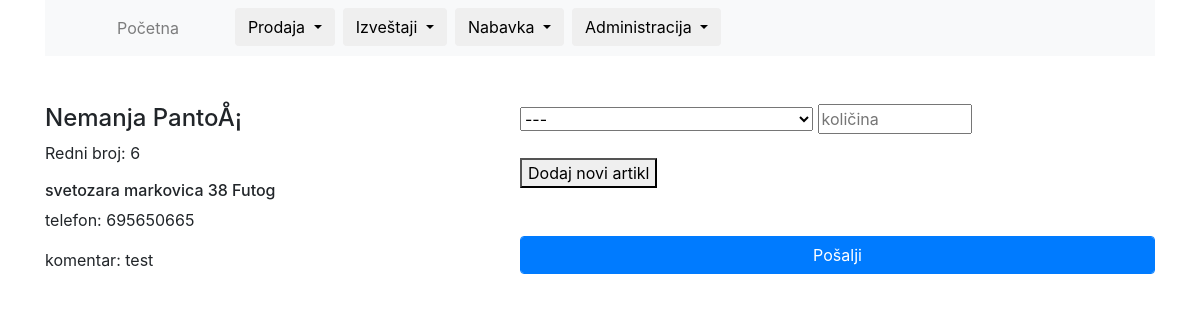
The app's page /select-articles/6 (signed in) with its own data.
### tables this page shows
CREATE TABLE `clients` (
  `id` int(11) NOT NULL,
  `name` varchar(25) NOT NULL,
  `surname` varchar(25) NOT NULL,
  `adress` varchar(50) NOT NULL,
  `city` varchar(25) NOT NULL,
  `phone` varchar(12) NOT NULL,
  `note` varchar(100) NOT NULL
);

### includes/functions.php (called while the page is built, shortened)
<?php
if (isset($_SERVER['REQUEST_URI'])) {
    $params = explode("/", ltrim($_SERVER['REQUEST_URI'], "/"));
}
function getAll($table, $id = null)
{
    global $conn;
    if ($id) {
        $sql = "SELECT * FROM $table where id=$id ORDER BY id DESC";
    } else {
        $sql = "SELECT * FROM $table ORDER BY id DESC ";
    }
    $statement = $conn->prepare($sql);
    $statement->execute();
    $statement->setFetchMode(PDO::FETCH_ASSOC);
    return $statement->fetchAll();
}
function getOne($table, $id)
{
    global $conn;
    $sql = "SELECT * FROM $table WHERE id = $id";
    $statement = $conn->prepare($sql);
    $statement->execute();
    $statement->setFetchMode(PDO::FETCH_ASSOC);
    return $statement->fetch();
}
function getArticlesBox()
{
    $articles = getAll('articles');
    return $articles;
}
function getClient($id)
{
    $client = getOne('clients', $id);
    return $client;
}

### select-articles.php (the view, shortened to what this page needs)
<?php
$client = getClient($params[1]);
?>
<div class="row">
    <div class="col-4">
       <h4 class="mt-5"> <?php echo $client["name"] . " " . $client["surname"] ?>  </h4>
       <p>Redni broj: <?php echo $client["id"] ?></p>
        <h6><?php echo $client["adress"] . " " . $client["city"] ?></h6>
       <p>telefon: <?php echo $client["phone"] ?> </p>
        <p>komentar: <?php echo $client["note"] ?> </p>
    </div>
<div class="col-1"></div>
<div class="col-7 mt-5">
    <form method="post" action="/save-order">
    <div id="articles">
        <div>
            <div class="wrapper">
                <select name="articles[]">
                    <option> --- </option>
                    <?php foreach (getArticlesBox() as $article) : ?>
                        <option value="<?php echo $article["id"] ?>"><?php echo $article["name"]. " - ".  $article["price"].' din ('. $article["quantity"].' '.$article["unit_of_measure"]. ')'  ?></option><br />
                    <?php endforeach; ?>
                </select>
                <input type="text" class="quantity" oninput="checkMax(this)" size="10" name="quantity[]" value="" max="0" placeholder="količina" />
            </div>
        </div>
    </div>
    <br />
    <button type="button" id="addArticle"> Dodaj novi artikl</button>
        <input type="submit" value="Pošalji" class="form-control  btn-primary forma mt-5">
    </form>
</div>
</div>

### records on screen
clients: name "Nemanja", surname "PantoÅ¡", id "6", adress "svetozara markovica 38", city "Futog", phone "695650665", note "test"
